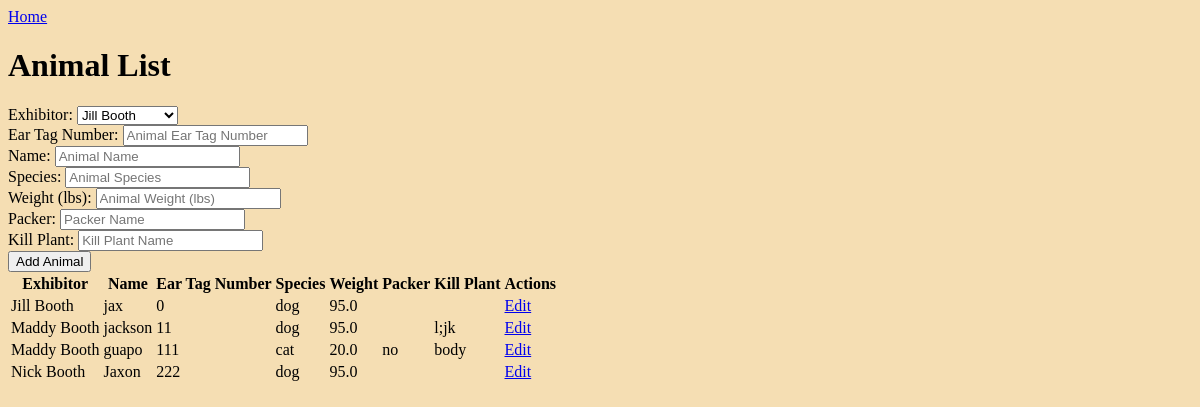
The page /animalList on the database as committed earlier.
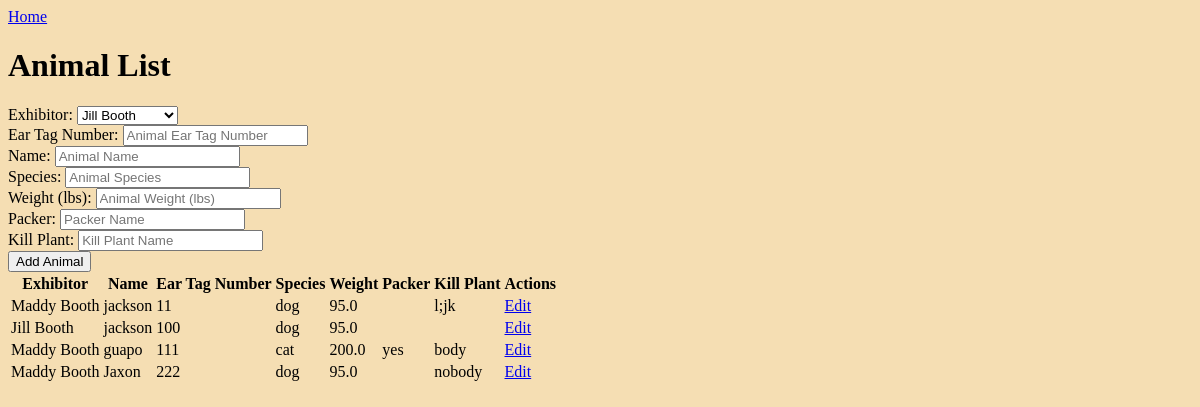
The same page on the database as committed later.
### app.py (models this page shows, shortened)
class Animal(db.Model):
    id = db.Column(db.Integer, primary_key=True)
    ear_tag_number = db.Column(db.Integer, nullable=False)
    name = db.Column(db.String(80), nullable=False)
    species = db.Column(db.String(80), nullable=False)
    weight = db.Column(db.Float, nullable=False)
    picture = db.Column(db.LargeBinary, nullable=True)
    packer = db.Column(db.String(80), nullable=True)
    kill_plant = db.Column(db.String(80), nullable=True)
    exhibitor_id = db.Column(db.Integer, db.ForeignKey("exhibitor.id"), nullable=False)
    exhibitor = db.relationship("Exhibitor", backref=db.backref("animals", lazy=True))

class Exhibitor(db.Model):
    id = db.Column(db.Integer, primary_key=True)
    fName = db.Column(db.String(80), nullable=False)
    lName = db.Column(db.String(80), nullable=False)
    address = db.Column(db.String(256), nullable=False)
    club_id = db.Column(db.Integer, db.ForeignKey("club.id"), nullable=False)
    club = db.relationship("Club", backref=db.backref("exhibitors", lazy=True))

### app.py (the view)
@app.route("/animalList", methods=["GET", "POST"])
def animal_list():
    if request.method == "POST":
        ear_tag_number = request.form["Ear_Tag_No"]
        name = request.form["Name"]
        species = request.form["Species"]
        weight = request.form["Weight"]
        exhibitor_id = request.form["exhibitor_id"]
        packer = request.form["Packer"]
        kill_plant = request.form["Kill_Plant"]
        animal = Animal(ear_tag_number=ear_tag_number, name=name, species=species, weight=weight, exhibitor_id=exhibitor_id, packer=packer, kill_plant=kill_plant)
        try:
            db.session.add(animal)
            db.session.commit()
            return redirect("/animalList")
        except Exception as e:
            db.session.rollback()
            print(f"Error adding animal: {e}")
            return f"ERROR: {e}"
    else:
        animals = Animal.query.order_by(Animal.ear_tag_number).all()
        exhibitors = Exhibitor.query.order_by(Exhibitor.fName).all()
        return render_template("animalList.html", animals=animals, exhibitors=exhibitors)

### templates/animalList.html (shortened to what this page needs)
{% extends "base.html" %}
{% block body %}
    <h1>Animal List</h1>
    <form actions="animalList" method="POST">
        <label for="exhibitor_id">Exhibitor:</label>
        <select name="exhibitor_id">
            {% for exhibitor in exhibitors %}
            <option value="{{ exhibitor.id }}">{{ exhibitor.fName }} {{ exhibitor.lName }}</option>
            {% endfor %}
        </select>
        <br>
        <label for="Ear_Tag_No">Ear Tag Number:</label>
        <input type="text" name="Ear_Tag_No" placeholder="Animal Ear Tag Number">
        <br>
        <label for="Name">Name:</label>
        <input type="text" name="Name" placeholder="Animal Name" required>
        <br>
        <label for="Species">Species:</label>
        <input type="text" name="Species" placeholder="Animal Species" required>
        <br>
        <label for="Weight">Weight (lbs):</label>
        <input type="number" name="Weight" placeholder="Animal Weight (lbs)" required>
        <br>
        <label for="Packer">Packer:</label>
        <input type="text" name="Packer" placeholder="Packer Name">
        <br>
        <label for="Kill_Plant">Kill Plant:</label>
        <input type="text" name="Kill_Plant" placeholder="Kill Plant Name">
        <br>
        <input type="submit" value="Add Animal">
    </form>
    <table>
        <tr>
            <th>Exhibitor</th>
            <th>Name</th>
            <th>Ear Tag Number</th>
            <th>Species</th>
            <th>Weight</th>
            <th>Packer</th>
            <th>Kill Plant</th>
            <th>Actions</th>
        </tr>
        {% for animal in animals %}
        <tr>
            <td>{{ animal.exhibitor.fName }} {{ animal.exhibitor.lName }}</td>
            <td>{{ animal.name }}</td>
            <td>{{ animal.ear_tag_number }}</td>
            <td>{{ animal.species }}</td>
            <td>{{ animal.weight }}</td>
            <td>{{ animal.packer }}</td>
            <td>{{ animal.kill_plant }}</td>
            <td>
                <a href="/animalList/edit/{{ animal.id }}">Edit</a>
            </td>
        </tr>
        {% endfor %}
    </table>
{% endblock %}

### templates/base.html (shortened to what this page needs)
<!DOCTYPE html>
<html lang="en">
<head>
    <link rel="stylesheet" href="{{ url_for("static", filename="styles.css") }}"/>
</head>
<body>
    <a href = "/">Home</a>
    {% block body %}
    {% endblock %}
</body>
</html>

### static/styles.css (style rules this page uses)
body { background-color: wheat; }

Rows that differ between the two databases and show on the page:
shown differently, row unchanged: Animal "l;jk": moves up the list
changed Animal "Jill": name "jax" → "jackson"; ear_tag_number "0" → "100"
changed Animal "guapo": weight "20.0" → "200.0"; packer "no" → "yes"
changed Animal "Jaxon": exhibitor.fName "Nick" → "Maddy"; kill_plant (not shown) → "nobody"
